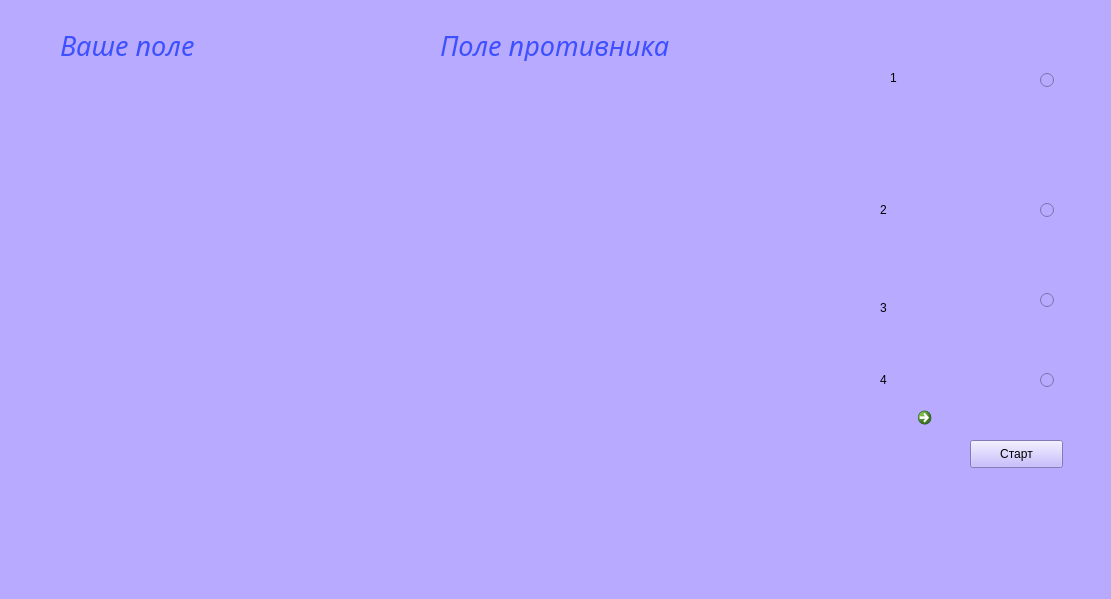
<?xml version="1.0" encoding="UTF-8"?>
<ui version="4.0">
 <class>game</class>
 <widget class="QMainWindow" name="game">
  <property name="geometry">
   <rect>
    <x>0</x>
    <y>0</y>
    <width>1111</width>
    <height>599</height>
   </rect>
  </property>
  <property name="windowTitle">
   <string>MainWindow</string>
  </property>
  <property name="styleSheet">
   <string notr="true">background-color: rgb(184, 170, 255)</string>
  </property>
  <widget class="QWidget" name="centralwidget">
   <property name="styleSheet">
    <string notr="true"/>
   </property>
   <widget class="QLabel" name="label_41">
    <property name="geometry">
     <rect>
      <x>60</x>
      <y>30</y>
      <width>171</width>
      <height>31</height>
     </rect>
    </property>
    <property name="font">
     <font>
      <family>Perpetua</family>
      <pointsize>20</pointsize>
      <weight>50</weight>
      <italic>true</italic>
      <bold>false</bold>
     </font>
    </property>
    <property name="styleSheet">
     <string notr="true">color: rgb(61, 80, 255);
font: italic 20pt &quot;Perpetua&quot;;</string>
    </property>
    <property name="text">
     <string>Ваше поле</string>
    </property>
   </widget>
   <widget class="QLabel" name="label_42">
    <property name="geometry">
     <rect>
      <x>440</x>
      <y>30</y>
      <width>261</width>
      <height>31</height>
     </rect>
    </property>
    <property name="font">
     <font>
      <family>Perpetua</family>
      <pointsize>20</pointsize>
      <weight>50</weight>
      <italic>true</italic>
      <bold>false</bold>
     </font>
    </property>
    <property name="styleSheet">
     <string notr="true">color: rgb(61, 80, 255);
font: italic 20pt &quot;Perpetua&quot;;</string>
    </property>
    <property name="text">
     <string>Поле противника</string>
    </property>
   </widget>
   <widget class="QLabel" name="ll_for">
    <property name="geometry">
     <rect>
      <x>910</x>
      <y>60</y>
      <width>111</width>
      <height>31</height>
     </rect>
    </property>
    <property name="toolTip">
     <string>&lt;html&gt;&lt;head/&gt;&lt;body&gt;&lt;p&gt;&lt;br/&gt;&lt;/p&gt;&lt;p&gt;&lt;br/&gt;&lt;/p&gt;&lt;p&gt;&lt;br/&gt;&lt;/p&gt;&lt;p&gt;&lt;br/&gt;&lt;/p&gt;&lt;p&gt;&lt;br/&gt;&lt;/p&gt;&lt;p&gt;&lt;br/&gt;&lt;/p&gt;&lt;p&gt;&lt;br/&gt;&lt;/p&gt;&lt;/body&gt;&lt;/html&gt;</string>
    </property>
    <property name="styleSheet">
     <string notr="true">border-image: url(C:/Users/minly/Desktop/for-deck.png);</string>
    </property>
    <property name="text">
     <string/>
    </property>
   </widget>
   <widget class="QRadioButton" name="rb_for">
    <property name="geometry">
     <rect>
      <x>1040</x>
      <y>70</y>
      <width>21</width>
      <height>20</height>
     </rect>
    </property>
    <property name="text">
     <string/>
    </property>
   </widget>
   <widget class="QLabel" name="ll_three">
    <property name="geometry">
     <rect>
      <x>910</x>
      <y>190</y>
      <width>91</width>
      <height>31</height>
     </rect>
    </property>
    <property name="toolTip">
     <string>&lt;html&gt;&lt;head/&gt;&lt;body&gt;&lt;p&gt;&lt;br/&gt;&lt;/p&gt;&lt;p&gt;&lt;br/&gt;&lt;/p&gt;&lt;p&gt;&lt;br/&gt;&lt;/p&gt;&lt;p&gt;&lt;br/&gt;&lt;/p&gt;&lt;p&gt;&lt;br/&gt;&lt;/p&gt;&lt;p&gt;&lt;br/&gt;&lt;/p&gt;&lt;p&gt;&lt;br/&gt;&lt;/p&gt;&lt;/body&gt;&lt;/html&gt;</string>
    </property>
    <property name="styleSheet">
     <string notr="true">border-image: url(C:/Users/minly/Desktop/three-deck.png) ;</string>
    </property>
    <property name="text">
     <string/>
    </property>
   </widget>
   <widget class="QLabel" name="ll_two">
    <property name="geometry">
     <rect>
      <x>910</x>
      <y>290</y>
      <width>61</width>
      <height>31</height>
     </rect>
    </property>
    <property name="toolTip">
     <string>&lt;html&gt;&lt;head/&gt;&lt;body&gt;&lt;p&gt;&lt;br/&gt;&lt;/p&gt;&lt;p&gt;&lt;br/&gt;&lt;/p&gt;&lt;p&gt;&lt;br/&gt;&lt;/p&gt;&lt;p&gt;&lt;br/&gt;&lt;/p&gt;&lt;p&gt;&lt;br/&gt;&lt;/p&gt;&lt;p&gt;&lt;br/&gt;&lt;/p&gt;&lt;p&gt;&lt;br/&gt;&lt;/p&gt;&lt;/body&gt;&lt;/html&gt;</string>
    </property>
    <property name="styleSheet">
     <string notr="true">border-image: url(C:/Users/minly/Desktop/two-deck.png) ;</string>
    </property>
    <property name="text">
     <string/>
    </property>
   </widget>
   <widget class="QLabel" name="ll_one">
    <property name="geometry">
     <rect>
      <x>910</x>
      <y>360</y>
      <width>31</width>
      <height>31</height>
     </rect>
    </property>
    <property name="toolTip">
     <string>&lt;html&gt;&lt;head/&gt;&lt;body&gt;&lt;p&gt;&lt;br/&gt;&lt;/p&gt;&lt;p&gt;&lt;br/&gt;&lt;/p&gt;&lt;p&gt;&lt;br/&gt;&lt;/p&gt;&lt;p&gt;&lt;br/&gt;&lt;/p&gt;&lt;p&gt;&lt;br/&gt;&lt;/p&gt;&lt;p&gt;&lt;br/&gt;&lt;/p&gt;&lt;p&gt;&lt;br/&gt;&lt;/p&gt;&lt;/body&gt;&lt;/html&gt;</string>
    </property>
    <property name="styleSheet">
     <string notr="true">border-image: url(C:/Users/minly/Desktop/one-deck.png) ;</string>
    </property>
    <property name="text">
     <string/>
    </property>
   </widget>
   <widget class="QRadioButton" name="rb_three">
    <property name="geometry">
     <rect>
      <x>1040</x>
      <y>200</y>
      <width>21</width>
      <height>20</height>
     </rect>
    </property>
    <property name="text">
     <string/>
    </property>
   </widget>
   <widget class="QRadioButton" name="rb_two">
    <property name="geometry">
     <rect>
      <x>1040</x>
      <y>290</y>
      <width>21</width>
      <height>20</height>
     </rect>
    </property>
    <property name="text">
     <string/>
    </property>
   </widget>
   <widget class="QRadioButton" name="rb_one">
    <property name="geometry">
     <rect>
      <x>1040</x>
      <y>370</y>
      <width>21</width>
      <height>20</height>
     </rect>
    </property>
    <property name="text">
     <string/>
    </property>
   </widget>
   <widget class="QCommandLinkButton" name="clb_turn">
    <property name="geometry">
     <rect>
      <x>910</x>
      <y>400</y>
      <width>31</width>
      <height>41</height>
     </rect>
    </property>
    <property name="text">
     <string/>
    </property>
   </widget>
   <widget class="QLabel" name="ll_numOfSheeps_for">
    <property name="geometry">
     <rect>
      <x>890</x>
      <y>70</y>
      <width>16</width>
      <height>16</height>
     </rect>
    </property>
    <property name="text">
     <string>1</string>
    </property>
   </widget>
   <widget class="QLabel" name="ll_numOfSheeps_three">
    <property name="geometry">
     <rect>
      <x>880</x>
      <y>200</y>
      <width>20</width>
      <height>20</height>
     </rect>
    </property>
    <property name="text">
     <string>2</string>
    </property>
   </widget>
   <widget class="QLabel" name="ll_numOfSheeps_two">
    <property name="geometry">
     <rect>
      <x>880</x>
      <y>300</y>
      <width>16</width>
      <height>16</height>
     </rect>
    </property>
    <property name="text">
     <string>3</string>
    </property>
   </widget>
   <widget class="QLabel" name="ll_numOfSheeps_one">
    <property name="geometry">
     <rect>
      <x>880</x>
      <y>370</y>
      <width>20</width>
      <height>20</height>
     </rect>
    </property>
    <property name="text">
     <string>4</string>
    </property>
   </widget>
   <widget class="QPushButton" name="pb_startGame">
    <property name="geometry">
     <rect>
      <x>970</x>
      <y>440</y>
      <width>93</width>
      <height>28</height>
     </rect>
    </property>
    <property name="text">
     <string>Старт</string>
    </property>
   </widget>
   <widget class="QLabel" name="ll_enterInfo">
    <property name="geometry">
     <rect>
      <x>30</x>
      <y>480</y>
      <width>1041</width>
      <height>41</height>
     </rect>
    </property>
    <property name="font">
     <font>
      <family>Perpetua</family>
      <pointsize>30</pointsize>
      <weight>50</weight>
      <italic>true</italic>
      <bold>false</bold>
     </font>
    </property>
    <property name="styleSheet">
     <string notr="true">color: rgb(61, 80, 255);
font: italic 30pt &quot;Perpetua&quot;;</string>
    </property>
    <property name="text">
     <string/>
    </property>
   </widget>
  </widget>
  <widget class="QMenuBar" name="menubar">
   <property name="geometry">
    <rect>
     <x>0</x>
     <y>0</y>
     <width>1111</width>
     <height>26</height>
    </rect>
   </property>
  </widget>
  <widget class="QStatusBar" name="statusbar"/>
 </widget>
 <resources/>
 <connections/>
</ui>
